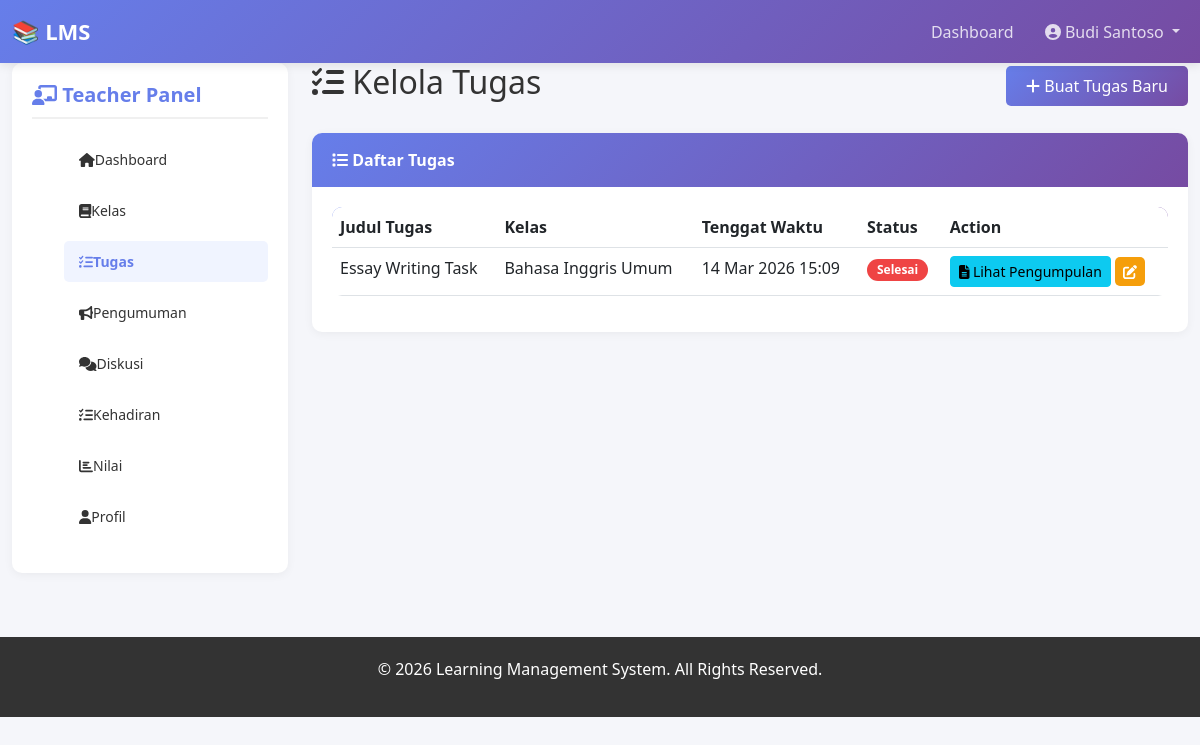
The page /teacher/assignments.php (signed in) on the database its author committed.
### tables this page shows
CREATE TABLE `assignments` (
  `id` int(11) NOT NULL,
  `class_id` int(11) NOT NULL,
  `title` varchar(255) NOT NULL,
  `description` text NOT NULL,
  `instructions` text DEFAULT NULL,
  `due_date` datetime NOT NULL,
  `max_score` decimal(5,2) DEFAULT 100.00,
  `created_by` int(11) NOT NULL,
  `file_path` varchar(255) DEFAULT NULL,
  `created_at` timestamp NOT NULL DEFAULT current_timestamp(),
  `updated_at` timestamp NOT NULL DEFAULT current_timestamp() ON UPDATE current_timestamp()
);

CREATE TABLE `classes` (
  `id` int(11) NOT NULL,
  `code` varchar(20) NOT NULL,
  `name` varchar(100) NOT NULL,
  `description` text DEFAULT NULL,
  `teacher_id` int(11) NOT NULL,
  `class_image` varchar(255) DEFAULT NULL,
  `status` enum('active','inactive') DEFAULT 'active',
  `created_at` timestamp NOT NULL DEFAULT current_timestamp(),
  `updated_at` timestamp NOT NULL DEFAULT current_timestamp() ON UPDATE current_timestamp()
);

### teacher/assignments.php (the view, shortened to what this page needs)
<?php
require '../includes/config.php';
$teacher_id = $_SESSION['user_id'];
$assignments_query = "SELECT a.*, c.name as class_name FROM assignments a
                     JOIN classes c ON a.class_id = c.id
                     WHERE c.teacher_id = $teacher_id ORDER BY a.created_at DESC";
$assignments = $conn->query($assignments_query);
require '../includes/header.php';
?>
<div class="col-md-3 mb-4">
    <div class="sidebar">
        <h5><i class="fas fa-chalkboard-user"></i> Teacher Panel</h5>
        <ul class="sidebar-menu">
            <li><a href="dashboard.php"><i class="fas fa-home"></i> Dashboard</a></li>
            <li><a href="classes.php"><i class="fas fa-book"></i> Kelas</a></li>
            <li><a href="assignments.php" class="active"><i class="fas fa-tasks"></i> Tugas</a></li>
            <li><a href="announcements.php"><i class="fas fa-bullhorn"></i> Pengumuman</a></li>
            <li><a href="discussions.php"><i class="fas fa-comments"></i> Diskusi</a></li>
            <li><a href="attendance.php"><i class="fas fa-list-check"></i> Kehadiran</a></li>
            <li><a href="grades.php"><i class="fas fa-chart-bar"></i> Nilai</a></li>
            <li><a href="profile.php"><i class="fas fa-user"></i> Profil</a></li>
        </ul>
    </div>
</div>
<div class="col-md-9">
    <div class="d-flex justify-content-between align-items-center mb-4">
        <h2><i class="fas fa-tasks"></i> Kelola Tugas</h2>
        <button class="btn btn-primary" data-bs-toggle="modal" data-bs-target="#createAssignmentModal">
            <i class="fas fa-plus"></i> Buat Tugas Baru
        </button>
    </div>
    <div class="card">
        <div class="card-header">
            <i class="fas fa-list"></i> Daftar Tugas
        </div>
        <div class="card-body">
            <div class="table-responsive">
                <table class="table">
                    <thead>
                        <tr>
                            <th>Judul Tugas</th>
                            <th>Kelas</th>
                            <th>Tenggat Waktu</th>
                            <th>Status</th>
                            <th>Action</th>
                        </tr>
                    </thead>
                    <tbody>
                        <?php while ($assignment = $assignments->fetch_assoc()):
                            $now = new DateTime();
                            $due = new DateTime($assignment['due_date']);
                            $status = $now > $due ? 'Selesai' : 'Aktif';
                            $status_badge = $now > $due ? 'danger' : 'success';
                        ?>
                            <tr>
                                <td><?php echo $assignment['title']; ?></td>
                                <td><?php echo $assignment['class_name']; ?></td>
                                <td><?php echo date('d M Y H:i', strtotime($assignment['due_date'])); ?></td>
                                <td><span class="badge badge-<?php echo $status_badge; ?>"><?php echo $status; ?></span></td>
                                <td>
                                    <a href="view_submissions.php?assignment_id=<?php echo $assignment['id']; ?>"
                                        class="btn btn-sm btn-info">
                                        <i class="fas fa-file-alt"></i> Lihat Pengumpulan
                                    </a>
                                    <a href="edit_assignment.php?id=<?php echo $assignment['id']; ?>" class="btn btn-sm btn-warning">
                                        <i class="fas fa-edit"></i>
                                    </a>
                                </td>
                            </tr>
                        <?php endwhile; ?>
                    </tbody>
                </table>
            </div>
        </div>
    </div>
</div>
<?php require '../includes/footer.php'; ?>

### assets/css/style.css (style rules this page uses)
* { margin: 0; padding: 0; box-sizing: border-box; }
body { font-family: 'Segoe UI', Tahoma, Geneva, Verdana, sans-serif; background-color: #f5f6fa; color: #333; }
.sidebar { background: white; border-radius: 10px; padding: 20px; box-shadow: 0 2px 10px rgba(0, 0, 0, 0.05); position: sticky; top: 20px; height: fit-content; }
.sidebar h5 { color: #667eea; font-weight: bold; margin-bottom: 20px; padding-bottom: 10px; border-bottom: 2px solid #f0f0f0; }
.sidebar-menu { list-style: none; }
.sidebar-menu li { margin-bottom: 10px; }
.sidebar-menu a { color: #333; text-decoration: none; display: flex; align-items: center; padding: 10px 15px; border-radius: 5px; transition: 0.3s; font-size: 14px; }
.sidebar-menu a:hover, .sidebar-menu a.active { background: #f0f4ff; color: #667eea; font-weight: bold; }
.card { border: none; border-radius: 10px; box-shadow: 0 2px 10px rgba(0, 0, 0, 0.05); transition: 0.3s; margin-bottom: 20px; }
.card-header { background: linear-gradient(135deg, #667eea 0%, #764ba2 100%); color: white; border: none; border-radius: 10px 10px 0 0 !important; padding: 15px 20px; font-weight: bold; }
.card-body { padding: 20px; }
.btn-primary { background: linear-gradient(135deg, #667eea 0%, #764ba2 100%); border: none; border-radius: 5px; padding: 8px 20px; transition: 0.3s; }
.btn-warning { background: #f59e0b; border: none; border-radius: 5px; color: white; }
.table { background: white; border-radius: 10px; overflow: hidden; }
.table thead { background: linear-gradient(135deg, #667eea 0%, #764ba2 100%); color: white; }
.badge { padding: 5px 10px; border-radius: 20px; font-size: 12px; }
.badge-danger { background: #ef4444; }

### rows shown on the page
assignments: title "Essay Writing Task", class.name "Bahasa Inggris Umum", due_date "14 Mar 2026 15:09"

### other values the page prints
substr($full_name, 0, 20) "Budi Santoso"
